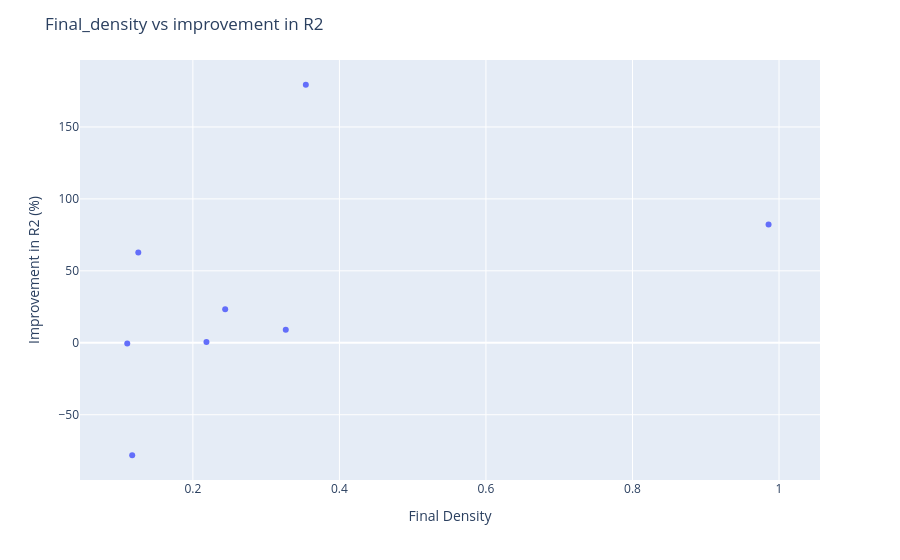

The code cell stored with this chart in its notebook:
### Code cell
import plotly.express as px
fig = px.scatter(final_table, x='final_density', y='final_improvement_r2')
fig.update_layout(
        xaxis=dict(
            title=dict(
                text="Final Density"
            )
        ),
        yaxis=dict(
            title=dict(
                text="Improvement in R2 (%)"
            )
        )
)
fig.update_layout(title='Final_density vs improvement in R2')
fig.show()

### Figure 1 — Plotly figure (JSON) as saved in the notebook; plotly's stock layout.template omitted (floating-point values rounded to 4 significant figures)
{"data": [{"hovertemplate": "final_density=%{x}<br>final_improvement_r2=%{y}<extra></extra>", "legendgroup": "", "marker": {"color": "#636efa", "symbol": "circle"}, "mode": "markers", "name": "", "orientation": "v", "showlegend": false, "type": "scatter", "x": [0.1104, 1.0, 0.1406, 0.3542, 0.8667, 0.1832, 0.6847, 0.1699, 0.1838, 0.248, 0.1771, 0.2083, 0.1481, 0.3589, 0.2081, 0.3542, 0.1406, 0.9857, 0.2204, 0.1103, 0.3268, 0.1195, 1.0, 0.2185, 0.1353, 0.1074, 0.2514, 0.1067, 0.1545, 0.2056, 0.1055, 0.1163, 0.3125, 0.2441, 0.107, 0.1016, 0.1443, 1.0, 1.0, 0.1562, 0.1172, 0.6571, 1.0, 0.184, 0.1559, 0.1139, 0.7143, 0.5105, 0.1914, 0.1255, 0.1376], "xaxis": "x", "y": [-0.4969, NaN, NaN, 179.3, NaN, NaN, NaN, NaN, NaN, NaN, NaN, NaN, NaN, NaN, NaN, NaN, NaN, 82.16, NaN, NaN, 9.082, NaN, NaN, 0.59, NaN, NaN, NaN, NaN, NaN, NaN, NaN, NaN, NaN, 23.31, NaN, NaN, NaN, NaN, NaN, NaN, -78.15, NaN, NaN, NaN, NaN, NaN, NaN, NaN, NaN, 62.7, NaN], "yaxis": "y"}], "layout": {"legend": {"tracegroupgap": 0}, "margin": {"t": 60}, "title": {"text": "Final_density vs improvement in R2"}, "xaxis": {"anchor": "y", "domain": [0, 1], "title": {"text": "Final Density"}}, "yaxis": {"anchor": "x", "domain": [0, 1], "title": {"text": "Improvement in R2 (%)"}}}}
